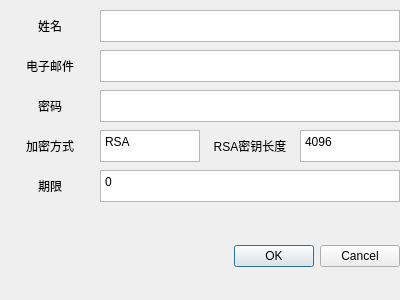
<?xml version="1.0" encoding="UTF-8"?>
<ui version="4.0">
 <class>Dialog</class>
 <widget class="QDialog" name="Dialog">
  <property name="geometry">
   <rect>
    <x>0</x>
    <y>0</y>
    <width>400</width>
    <height>300</height>
   </rect>
  </property>
  <property name="windowTitle">
   <string>新建密钥</string>
  </property>
  <widget class="QDialogButtonBox" name="buttonBox">
   <property name="geometry">
    <rect>
     <x>0</x>
     <y>240</y>
     <width>400</width>
     <height>32</height>
    </rect>
   </property>
   <property name="orientation">
    <enum>Qt::Horizontal</enum>
   </property>
   <property name="standardButtons">
    <set>QDialogButtonBox::Cancel|QDialogButtonBox::Ok</set>
   </property>
  </widget>
  <widget class="QLabel" name="key_label_1">
   <property name="geometry">
    <rect>
     <x>0</x>
     <y>10</y>
     <width>100</width>
     <height>32</height>
    </rect>
   </property>
   <property name="text">
    <string>姓名</string>
   </property>
   <property name="alignment">
    <set>Qt::AlignCenter</set>
   </property>
  </widget>
  <widget class="QTextEdit" name="key_tf_2">
   <property name="geometry">
    <rect>
     <x>100</x>
     <y>50</y>
     <width>300</width>
     <height>32</height>
    </rect>
   </property>
  </widget>
  <widget class="QTextEdit" name="key_tf_5">
   <property name="enabled">
    <bool>true</bool>
   </property>
   <property name="geometry">
    <rect>
     <x>100</x>
     <y>170</y>
     <width>300</width>
     <height>32</height>
    </rect>
   </property>
   <property name="html">
    <string>&lt;!DOCTYPE HTML PUBLIC &quot;-//W3C//DTD HTML 4.0//EN&quot; &quot;http://www.w3.org/TR/REC-html40/strict.dtd&quot;&gt;
&lt;html&gt;&lt;head&gt;&lt;meta name=&quot;qrichtext&quot; content=&quot;1&quot; /&gt;&lt;style type=&quot;text/css&quot;&gt;
p, li { white-space: pre-wrap; }
&lt;/style&gt;&lt;/head&gt;&lt;body style=&quot; font-family:'.蘋方-簡'; font-size:9pt; font-weight:400; font-style:normal;&quot;&gt;
&lt;p style=&quot; margin-top:0px; margin-bottom:0px; margin-left:0px; margin-right:0px; -qt-block-indent:0; text-indent:0px;&quot;&gt;0&lt;/p&gt;&lt;/body&gt;&lt;/html&gt;</string>
   </property>
  </widget>
  <widget class="QTextEdit" name="key_tf_1">
   <property name="geometry">
    <rect>
     <x>100</x>
     <y>10</y>
     <width>300</width>
     <height>32</height>
    </rect>
   </property>
  </widget>
  <widget class="QLabel" name="key_label_4">
   <property name="geometry">
    <rect>
     <x>200</x>
     <y>130</y>
     <width>100</width>
     <height>32</height>
    </rect>
   </property>
   <property name="text">
    <string>RSA密钥长度</string>
   </property>
   <property name="alignment">
    <set>Qt::AlignCenter</set>
   </property>
  </widget>
  <widget class="QLabel" name="key_label_3">
   <property name="geometry">
    <rect>
     <x>0</x>
     <y>90</y>
     <width>100</width>
     <height>32</height>
    </rect>
   </property>
   <property name="text">
    <string>密码</string>
   </property>
   <property name="alignment">
    <set>Qt::AlignCenter</set>
   </property>
  </widget>
  <widget class="QTextEdit" name="key_tf_4">
   <property name="enabled">
    <bool>true</bool>
   </property>
   <property name="geometry">
    <rect>
     <x>300</x>
     <y>130</y>
     <width>100</width>
     <height>32</height>
    </rect>
   </property>
   <property name="html">
    <string>&lt;!DOCTYPE HTML PUBLIC &quot;-//W3C//DTD HTML 4.0//EN&quot; &quot;http://www.w3.org/TR/REC-html40/strict.dtd&quot;&gt;
&lt;html&gt;&lt;head&gt;&lt;meta name=&quot;qrichtext&quot; content=&quot;1&quot; /&gt;&lt;style type=&quot;text/css&quot;&gt;
p, li { white-space: pre-wrap; }
&lt;/style&gt;&lt;/head&gt;&lt;body style=&quot; font-family:'.蘋方-簡'; font-size:9pt; font-weight:400; font-style:normal;&quot;&gt;
&lt;p style=&quot; margin-top:0px; margin-bottom:0px; margin-left:0px; margin-right:0px; -qt-block-indent:0; text-indent:0px;&quot;&gt;4096&lt;/p&gt;&lt;/body&gt;&lt;/html&gt;</string>
   </property>
  </widget>
  <widget class="QLabel" name="key_label_2">
   <property name="geometry">
    <rect>
     <x>0</x>
     <y>50</y>
     <width>100</width>
     <height>32</height>
    </rect>
   </property>
   <property name="text">
    <string>电子邮件</string>
   </property>
   <property name="alignment">
    <set>Qt::AlignCenter</set>
   </property>
  </widget>
  <widget class="QLabel" name="key_label_5">
   <property name="geometry">
    <rect>
     <x>0</x>
     <y>170</y>
     <width>100</width>
     <height>32</height>
    </rect>
   </property>
   <property name="text">
    <string>期限</string>
   </property>
   <property name="alignment">
    <set>Qt::AlignCenter</set>
   </property>
  </widget>
  <widget class="QTextEdit" name="key_tf_3">
   <property name="geometry">
    <rect>
     <x>100</x>
     <y>90</y>
     <width>300</width>
     <height>32</height>
    </rect>
   </property>
  </widget>
  <widget class="QLabel" name="key_label_6">
   <property name="geometry">
    <rect>
     <x>0</x>
     <y>130</y>
     <width>100</width>
     <height>32</height>
    </rect>
   </property>
   <property name="text">
    <string>加密方式</string>
   </property>
   <property name="alignment">
    <set>Qt::AlignCenter</set>
   </property>
  </widget>
  <widget class="QTextEdit" name="key_tf_6">
   <property name="enabled">
    <bool>true</bool>
   </property>
   <property name="geometry">
    <rect>
     <x>100</x>
     <y>130</y>
     <width>100</width>
     <height>32</height>
    </rect>
   </property>
   <property name="html">
    <string>&lt;!DOCTYPE HTML PUBLIC &quot;-//W3C//DTD HTML 4.0//EN&quot; &quot;http://www.w3.org/TR/REC-html40/strict.dtd&quot;&gt;
&lt;html&gt;&lt;head&gt;&lt;meta name=&quot;qrichtext&quot; content=&quot;1&quot; /&gt;&lt;style type=&quot;text/css&quot;&gt;
p, li { white-space: pre-wrap; }
&lt;/style&gt;&lt;/head&gt;&lt;body style=&quot; font-family:'.蘋方-簡'; font-size:9pt; font-weight:400; font-style:normal;&quot;&gt;
&lt;p style=&quot; margin-top:0px; margin-bottom:0px; margin-left:0px; margin-right:0px; -qt-block-indent:0; text-indent:0px;&quot;&gt;RSA&lt;/p&gt;&lt;/body&gt;&lt;/html&gt;</string>
   </property>
  </widget>
 </widget>
 <resources/>
 <connections>
  <connection>
   <sender>buttonBox</sender>
   <signal>accepted()</signal>
   <receiver>Dialog</receiver>
   <slot>accept()</slot>
   <hints>
    <hint type="sourcelabel">
     <x>248</x>
     <y>254</y>
    </hint>
    <hint type="destinationlabel">
     <x>157</x>
     <y>274</y>
    </hint>
   </hints>
  </connection>
  <connection>
   <sender>buttonBox</sender>
   <signal>rejected()</signal>
   <receiver>Dialog</receiver>
   <slot>reject()</slot>
   <hints>
    <hint type="sourcelabel">
     <x>316</x>
     <y>260</y>
    </hint>
    <hint type="destinationlabel">
     <x>286</x>
     <y>274</y>
    </hint>
   </hints>
  </connection>
 </connections>
</ui>
